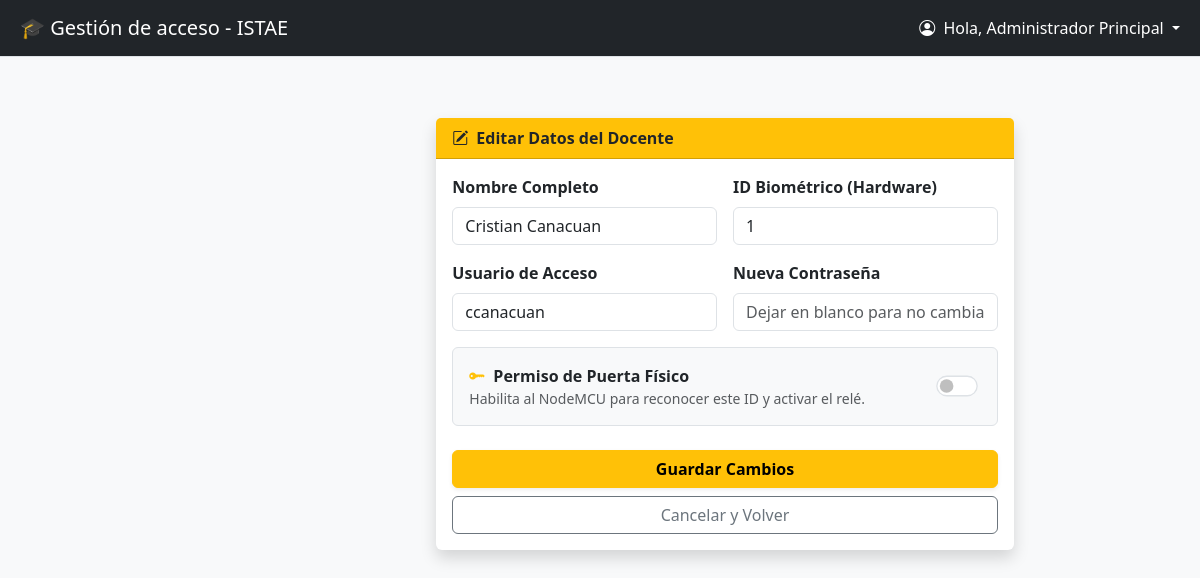
The app's page /editar_docente/4 (signed in) with its own data.
### app.py (models this page shows)
class User(UserMixin, db.Model):
    __tablename__ = 'usuarios'
    id = db.Column(db.Integer, primary_key=True)
    biometric_id = db.Column(db.String(20), unique=True)
    nombre = db.Column(db.String(100))
    username = db.Column(db.String(50), unique=True)
    password = db.Column(db.String(255))
    rol = db.Column(db.String(20), default='docente')
    acceso_puerta = db.Column(db.Integer, default=0)

### app.py (the view)
@app.route('/editar_docente/<int:id>')
@login_required
def editar_docente(id):
    if current_user.rol != 'admin': return redirect(url_for('index'))
    u = db.session.get(User, id)
    return render_template('editar_docente.html', docente=u)

### app.py (called while the page is built)
@login_manager.user_loader
def load_user(user_id):
    return db.session.get(User, int(user_id))

### templates/editar_docente.html (shortened to what this page needs)
{% extends "base.html" %}
{% block content %}
<div class="container mt-4">
    <div class="row justify-content-center">
        <div class="col-md-8">
            <div class="card shadow border-0">
                <div class="card-header bg-warning text-dark fw-bold">
                    <i class="bi bi-pencil-square me-2"></i>Editar Datos del Docente
                </div>
                <div class="card-body">
                    <form action="{{ url_for('actualizar_docente') }}" method="POST">
                        <div class="row g-3">
                            <div class="col-md-6">
                                <label class="form-label fw-semibold">Nombre Completo</label>
                                <input type="text" name="nombre" class="form-control shadow-none" value="{{ docente.nombre }}" required>
                            </div>
                            <div class="col-md-6">
                                <label class="form-label fw-semibold">ID Biométrico (Hardware)</label>
                                <input type="number" name="bio_id" class="form-control shadow-none" value="{{ docente.biometric_id }}" required>
                            </div>
                            <div class="col-md-6">
                                <label class="form-label fw-semibold">Usuario de Acceso</label>
                                <input type="text" name="username" class="form-control shadow-none" value="{{ docente.username }}" required>
                            </div>
                            <div class="col-md-6">
                                <label class="form-label fw-semibold">Nueva Contraseña</label>
                                <input type="password" name="password" class="form-control shadow-none" placeholder="Dejar en blanco para no cambiar">
                            </div>
                            <div class="col-12 mt-3">
                                <div class="d-flex justify-content-between align-items-center p-3 border rounded bg-light">
                                    <div>
                                        <label class="fw-bold mb-0" for="permisoEdit">
                                            <i class="bi bi-key-fill text-warning me-2"></i>Permiso de Puerta Físico
                                        </label>
                                        <div class="small text-muted">Habilita al NodeMCU para reconocer este ID y activar el relé.</div>
                                    </div>
                                    <div class="form-check form-switch">
                                        <input class="form-check-input" type="checkbox" name="acceso_puerta" id="permisoEdit"
                                               style="transform: scale(1.3); cursor: pointer;"
                                               {% if docente.acceso_puerta == 1 %}checked{% endif %}>
                                    </div>
                                </div>
                            </div>
                        </div>
                        <div class="d-grid gap-2 mt-4">
                            <button type="submit" class="btn btn-warning fw-bold shadow-sm">Guardar Cambios</button>
                            <a href="{{ url_for('admin_dashboard') }}" class="btn btn-outline-secondary">Cancelar y Volver</a>
                        </div>
                    </form>
                </div>
            </div>
        </div>
    </div>
</div>
{% endblock %}

### templates/base.html (shortened to what this page needs)
<!DOCTYPE html>
<html lang="es">
<head>
    <link href="https://cdn.jsdelivr.net/npm/bootstrap@5.3.0/dist/css/bootstrap.min.css" rel="stylesheet">
    <link rel="stylesheet" href="https://cdn.jsdelivr.net/npm/bootstrap-icons@1.10.5/font/bootstrap-icons.css">
</head>
<body>
    <div class="d-flex" id="wrapper">
        <div id="page-content-wrapper" class="w-100">
            <nav class="navbar navbar-expand-lg navbar-dark bg-dark border-bottom fixed-top navbar-top">
                <div class="container-fluid">
                    <a class="navbar-brand ms-2" href="#">🎓 Gestión de acceso - ISTAE</a>
                    <div class="collapse navbar-collapse">
                        <ul class="navbar-nav ms-auto">
                            {% if current_user.is_authenticated %}
                            <li class="nav-item dropdown">
                                <a class="nav-link dropdown-toggle text-white" href="#" role="button" data-bs-toggle="dropdown" aria-expanded="false">
                                    <i class="bi bi-person-circle me-1"></i> Hola, {{ current_user.nombre }}
                                </a>
                            </li>
                            {% endif %}
                        </ul>
                    </div>
                </div>
            </nav>
            <div class="main-content p-4">
                {% block content %}{% endblock %}
            </div>
        </div>
    </div>
</body>
</html>

### templates/base.html (style rules this page uses)
body { padding-top: 70px; background-color: #f8f9fa; transition: margin-left .3s; }
.main-content { padding-top: 70px; margin-left: 250px; transition: margin-left .3s; }
.navbar-top { z-index: 1000; }

### records on screen
User: nombre "Administrador Principal"
User: nombre "Cristian Canacuan", bio_id "1", username "ccanacuan"
